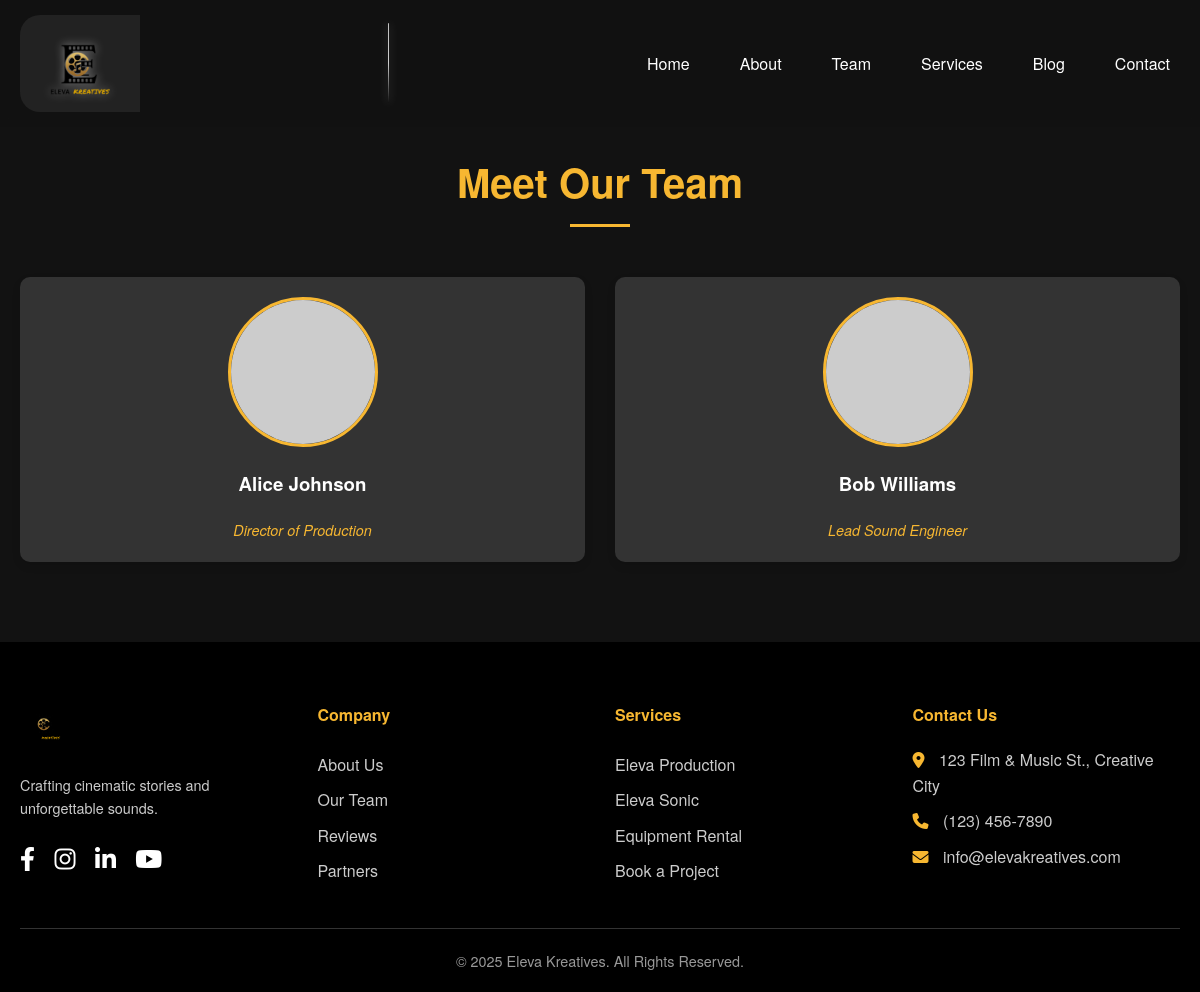
The app's page /team.php with its own data.
### tables this page shows
CREATE TABLE `team` (
  `id` int(11) NOT NULL,
  `name` varchar(255) NOT NULL,
  `position` varchar(255) NOT NULL,
  `image_url` varchar(2048) NOT NULL
);

### team.php (the view, shortened to what this page needs)
<?php
require_once 'includes/header.php';
?>
<section id="team" class="team-section section-padding animated-section" style="padding-top: 150px;">
    <div class="container">
        <h2>Meet Our Team</h2>
        <div class="team-grid">
            <?php
            $sql = "SELECT * FROM team";
            $result = $conn->query($sql);
            if ($result && $result->num_rows > 0) {
                while ($row = $result->fetch_assoc()) {
                    echo '<div class="team-card">';
                    echo '<img src="' . htmlspecialchars($row['image_url']) . '" alt="' . htmlspecialchars($row['name']) . '" class="team-img">';
                    echo '<h3>' . htmlspecialchars($row['name']) . '</h3>';
                    echo '<p class="team-position">' . htmlspecialchars($row['position']) . '</p>';
                    echo '</div>';
                }
            } else {
                echo '<p class="no-data">No team members found.</p>';
            }
            ?>
        </div>
    </div>
</section>
<?php
require_once 'includes/footer.php';
?>

### assets/css/style.css (style rules this page uses)
:root { --primary-color: #f7b731; --secondary-color: #333333; --background-color-dark: #121212; --background-color-light: #ffffff; --text-color-light: #ffffff; --text-color-dark: #333333; --font-family: 'Helvetica Neue', Arial, sans-serif; --transition-duration: 0.3s; }
* { box-sizing: border-box; margin: 0; padding: 0; }
html { scroll-behavior: smooth; }
body { font-family: var(--font-family); line-height: 1.6; color: var(--text-color-light); background-color: var(--background-color-dark); }
.container { max-width: 1200px; margin: 0 auto; padding: 0 20px; }
.section-padding { padding: 80px 0; }
h1, h2, h3 { font-weight: 700; margin-bottom: 20px; }
h2 { font-size: 2.5rem; text-align: center; margin-bottom: 50px; position: relative; color: var(--primary-color); }
h2::after { content: ''; display: block; width: 60px; height: 3px; background: var(--primary-color); margin: 10px auto 0; }
.animated-hero, .animated-section { opacity: 0; transform: translateY(20px); transition: opacity 1s ease-out, transform 1s ease-out; }
.animated-hero.visible, .animated-section.visible { opacity: 1; transform: translateY(0); }
.animated-section.visible .about-grid > *, .animated-section.visible .service-card, .animated-section.visible .team-card, .animated-section.visible .partner-logos > *, .animated-section.visible .review-card, .animated-section.visible .blog-post { animation: fadeInUp 1s ease-out both; }
.animated-section.visible .service-card:nth-child(1), .animated-section.visible .team-card:nth-child(1), .animated-section.visible .review-card:nth-child(1), .animated-section.visible .blog-post:nth-child(1) { animation-delay: 0.2s; }
.animated-section.visible .service-card:nth-child(2), .animated-section.visible .team-card:nth-child(2), .animated-section.visible .review-card:nth-child(2), .animated-section.visible .blog-post:nth-child(2) { animation-delay: 0.4s; }
.team-grid { display: grid; grid-template-columns: repeat(auto-fit, minmax(250px, 1fr)); gap: 30px; text-align: center; }
.team-card { background: var(--secondary-color); padding: 20px; border-radius: 10px; box-shadow: 0 4px 8px rgba(0,0,0,0.1); transition: transform var(--transition-duration), box-shadow var(--transition-duration); }
.team-img { width: 150px; height: 150px; border-radius: 50%; object-fit: cover; margin-bottom: 15px; border: 3px solid var(--primary-color); }
.team-position { color: var(--primary-color); font-style: italic; font-size: 0.9rem; }

### records on screen
team: name "Alice Johnson", position "Director of Production"
team: name "Bob Williams", position "Lead Sound Engineer"
